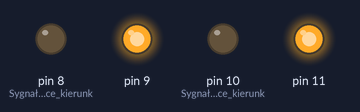
A sketch run on a simulated Arduino Uno, built with avr-gcc and run on an emulated ATmega328P. Parts: output pins drawn as LEDs (lit = HIGH).

Above: at 2.5 s.
At 7.5 s:
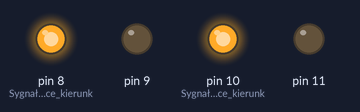
Timing chart, 0 to 13.0 s (numbered marks = the images above):
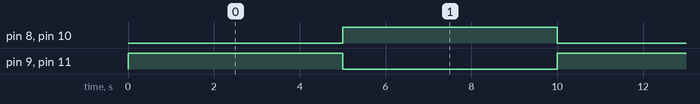

Measured:
- by itself, pin 8 (Sygnały_sterujące_kierunk), pin 9, pin 10 (Sygnały_sterujące_kierunk), pin 11: alternates HIGH for 5.0 s and LOW for 5.0 s

The sketch:

Bionic_hand_open_close.ino
```cpp
void setup() {
 pinMode(8, OUTPUT); //Sygnały sterujące kierunkiem obrotów silnika nr 1
 pinMode(9, OUTPUT);


pinMode(10, OUTPUT); //Sygnały sterujące kierunkiem obrotów silnika nr 2
 pinMode(11, OUTPUT);
}

void loop() {
  digitalWrite(8, LOW); //Silnik nr 1 - obroty w lewo
  digitalWrite(9, HIGH);
  digitalWrite(10, LOW); //Silnik nr 2 - obroty w lewo
  digitalWrite(11, HIGH);
  delay(5000);

  digitalWrite(8, HIGH); //Silnik nr 1 - obroty w prawo
  digitalWrite(9, LOW);
  digitalWrite(10, HIGH); //Silnik nr 2 - obroty w prawo
  digitalWrite(11, LOW);
  delay(5000);
}
```
